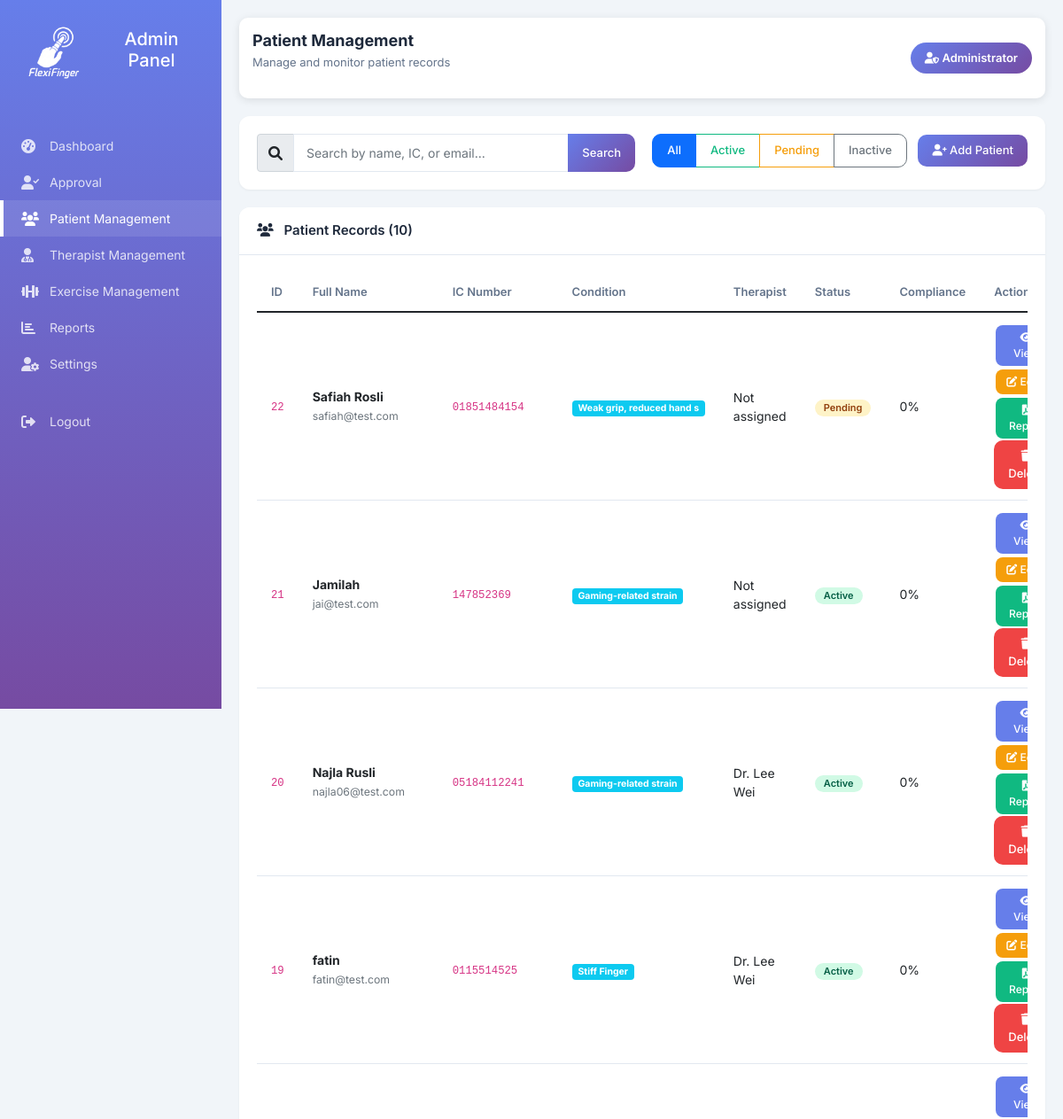
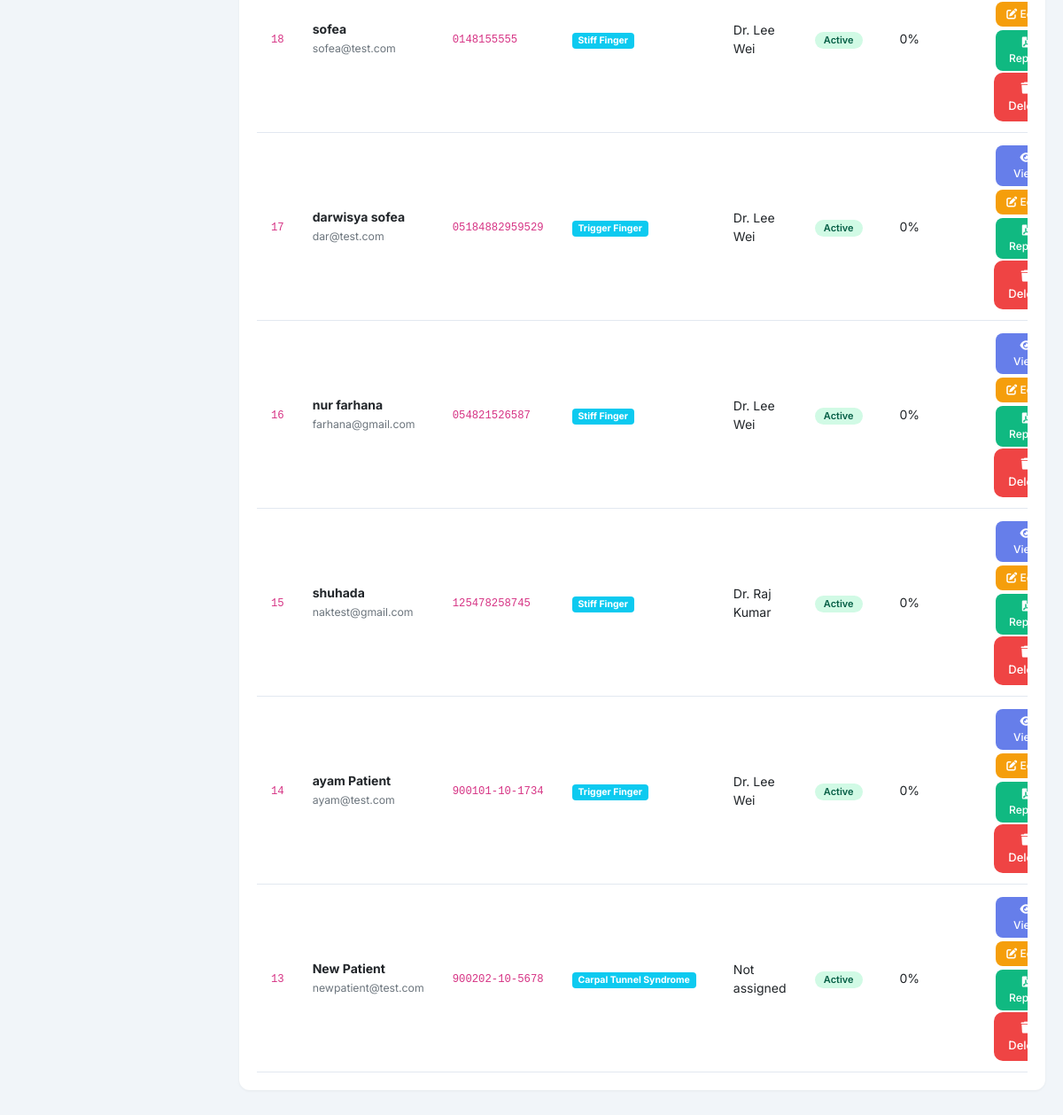
The app's page /admin/patient-management.php (signed in) with its own data (2 pictures, top to bottom).
### tables this page shows
CREATE TABLE `patients` (
  `patient_id` int(11) NOT NULL,
  `patient_ic` varchar(20) NOT NULL,
  `full_name` varchar(255) NOT NULL,
  `email` varchar(255) NOT NULL,
  `phone` varchar(15) DEFAULT NULL,
  `profile_picture` varchar(500) DEFAULT NULL,
  `password_hash` varchar(255) DEFAULT NULL,
  `finger_condition` varchar(255) DEFAULT NULL,
  `therapist_id` int(11) DEFAULT NULL,
  `program_start_date` date DEFAULT NULL,
  `exercise_set_id` int(11) DEFAULT NULL,
  `status` enum('pending','active','inactive') DEFAULT 'pending',
  `pain_score` int(11) DEFAULT 0,
  `compliance_rate` decimal(5,2) DEFAULT 0.00,
  `streak` int(11) DEFAULT 0,
  `last_exercise` datetime DEFAULT NULL,
  `daily_status` enum('Completed today','Pending today','Missed today') DEFAULT 'Pending today',
  `created_at` datetime DEFAULT current_timestamp(),
  `validated_at` datetime DEFAULT NULL,
  `validated_by` int(11) DEFAULT NULL
);

CREATE TABLE `therapists` (
  `therapist_id` int(11) NOT NULL,
  `staff_id` varchar(50) NOT NULL,
  `full_name` varchar(255) NOT NULL,
  `email` varchar(255) NOT NULL,
  `phone` varchar(15) DEFAULT NULL,
  `profile_picture` varchar(500) DEFAULT NULL,
  `whatsapp` varchar(20) DEFAULT NULL,
  `password_hash` varchar(255) DEFAULT NULL,
  `centre_name` varchar(255) NOT NULL,
  `centre_type` enum('hospital','clinic','centre') DEFAULT 'clinic',
  `status` enum('pending','active','inactive') DEFAULT 'pending',
  `patient_count` int(11) DEFAULT 0,
  `created_at` datetime DEFAULT current_timestamp(),
  `validated_at` datetime DEFAULT NULL,
  `validated_by` int(11) DEFAULT NULL
);

### admin/patient-management.php (the view, shortened to what this page needs)
<?php
$conn = getDBConnection();
$patients = $conn->query("
    SELECT
        p.*,
        t.full_name as therapist_name,
        t.staff_id as therapist_staff_id,
        t.centre_name as therapist_centre,
        es.set_name as exercise_set_name,
        sch.start_date as schedule_start,
        sch.end_date as schedule_end,
        sch.frequency,
        (SELECT COUNT(*) FROM daily_exercise_tracking WHERE patient_id = p.patient_id AND status = 'completed') as total_completed_sessions
    FROM patients p
    LEFT JOIN therapists t ON p.therapist_id = t.therapist_id
    LEFT JOIN exercise_schedules sch ON p.patient_id = sch.patient_id AND sch.status = 'active'
    LEFT JOIN exercise_sets es ON sch.exercise_set_id = es.set_id
    ORDER BY p.created_at DESC
")->fetch_all(MYSQLI_ASSOC);
$search = $_GET['search'] ?? '';
$status_filter = $_GET['status'] ?? '';
?>
<!DOCTYPE html>
<html lang="en">
<head>
    <link href="https://cdn.jsdelivr.net/npm/bootstrap@5.1.3/dist/css/bootstrap.min.css" rel="stylesheet">
    <link rel="stylesheet" href="https://cdnjs.cloudflare.com/ajax/libs/font-awesome/6.0.0/css/all.min.css">
    <link rel="stylesheet" href="assets/css/admin.css">
</head>
<body>
    <div class="sidebar">
    <div class="sidebar-header">
        <img src="images/logowhite.png" alt="FlexiFinger Logo" class="sidebar-logo" style="width:80px;height:80px;" onerror="this.src='https://placehold.co/32x32?text=FF'">
        <h5>Admin Panel</h5>
    </div>
        <nav class="nav flex-column mt-4">
            <a href="dashboard.php" class="nav-link"><i class="fas fa-tachometer-alt"></i> Dashboard</a>
            <a href="approval.php" class="nav-link"><i class="fas fa-user-check"></i> Approval</a>
            <a href="patient-management.php" class="nav-link active"><i class="fas fa-users"></i> Patient Management</a>
            <a href="therapist-management.php" class="nav-link"><i class="fas fa-user-md"></i> Therapist Management</a>
            <a href="exercise-management.php" class="nav-link"><i class="fas fa-dumbbell"></i> Exercise Management</a>
            <a href="reporting.php" class="nav-link"><i class="fas fa-chart-bar"></i> Reports</a>
            <a href="profile.php" class="nav-link"><i class="fas fa-user-cog"></i> Settings</a>
            <a href="logout.php" class="nav-link mt-4"><i class="fas fa-sign-out-alt"></i> Logout</a>
        </nav>
    </div>
    <div class="main-content">
        <div class="navbar-top">
            <div class="welcome-text">
                <h4>Patient Management</h4>
                <p>Manage and monitor patient records</p>
            </div>
            <div class="admin-badge"><i class="fas fa-user-shield"></i> Administrator</div>
        </div>
        <div class="card">
            <div class="card-body">
                <div class="row g-3">
                    <div class="col-md-6">
                        <form method="GET" class="d-flex">
                            <div class="input-group">
                                <span class="input-group-text"><i class="fas fa-search"></i></span>
                                <input type="text" class="form-control" name="search" placeholder="Search by name, IC, or email..." value="<?php echo htmlspecialchars($search); ?>">
                                <button class="btn btn-primary" type="submit">Search</button>
                            </div>
                        </form>
                    </div>
                    <div class="col-md-6 text-end">
                        <div class="btn-group me-2">
                            <a href="patient-management.php" class="btn btn-outline-primary <?php echo !$status_filter ? 'active' : ''; ?>">All</a>
                            <a href="patient-management.php?status=active" class="btn btn-outline-success <?php echo $status_filter === 'active' ? 'active' : ''; ?>">Active</a>
                            <a href="patient-management.php?status=pending" class="btn btn-outline-warning <?php echo $status_filter === 'pending' ? 'active' : ''; ?>">Pending</a>
                            <a href="patient-management.php?status=inactive" class="btn btn-outline-secondary <?php echo $status_filter === 'inactive' ? 'active' : ''; ?>">Inactive</a>
                        </div>
                        <button class="btn btn-primary" data-bs-toggle="modal" data-bs-target="#addPatientModal"><i class="fas fa-user-plus"></i> Add Patient</button>
                    </div>
                </div>
            </div>
        </div>
        <div class="card">
            <div class="card-header d-flex justify-content-between align-items-center">
                <span><i class="fas fa-users me-2"></i> Patient Records (<?php echo count($patients); ?>)</span>
            </div>
            <div class="card-body">
                <div class="table-responsive">
                    <table class="table table-hover">
                        <thead>
                            <tr>
                                <th>ID</th>
                                <th>Full Name</th>
                                <th>IC Number</th>
                                <th>Condition</th>
                                <th>Therapist</th>
                                <th>Status</th>
                                <th>Compliance</th>
                                <th>Actions</th>
                            </tr>
                        </thead>
                        <tbody>
                            <?php foreach ($patients as $patient): ?>
                            <tr>
                                <td><code><?php echo htmlspecialchars($patient['patient_id']); ?></code></td>
                                <td>
                                    <strong><?php echo htmlspecialchars($patient['full_name']); ?></strong>
                                    <br><small class="text-muted"><?php echo htmlspecialchars($patient['email']); ?></small>
                                </td>
                                <td><code><?php echo htmlspecialchars($patient['patient_ic']); ?></code></td>
                                <td><span class="badge bg-info"><?php echo htmlspecialchars(substr($patient['finger_condition'] ?? '-', 0, 25)); ?></span></td>
                                <td><?php echo htmlspecialchars($patient['therapist_name'] ?? 'Not assigned'); ?></td>
                                <td><span class="badge badge-<?php echo $patient['status']; ?>"><?php echo ucfirst($patient['status']); ?></span></td>
                                <td><?php echo round($patient['compliance_rate'], 1); ?>%</td>
                                <td>
                                    <button class="btn btn-view btn-sm" onclick="viewPatient(<?php echo htmlspecialchars(json_encode($patient)); ?>)"><i class="fas fa-eye"></i> View</button>
                                    <button class="btn btn-edit btn-sm" onclick="editPatient(<?php echo htmlspecialchars(json_encode($patient)); ?>)"><i class="fas fa-edit"></i> Edit</button>
                                    <button class="btn btn-report btn-sm" onclick="generateReport(<?php echo htmlspecialchars(json_encode($patient)); ?>)"><i class="fas fa-file-pdf"></i> Report</button>
                                    <button class="btn btn-danger btn-sm" onclick="deletePatient(<?php echo $patient['patient_id']; ?>, '<?php echo htmlspecialchars($patient['full_name']); ?>')"><i class="fas fa-trash"></i> Delete</button>
                                </td>
                            </tr>
                            <?php endforeach; ?>
                        </tbody>
                    </table>
                </div>
            </div>
        </div>
    </div>
</body>
</html>

### admin/assets/css/admin.css (style rules this page uses)
:root { --primary-color: #667eea; --secondary-color: #764ba2; --success-color: #10b981; --warning-color: #f59e0b; --danger-color: #ef4444; --dark-color: #1e293b; --light-bg: #f1f5f9; --text-color: #334155; }
* { margin: 0; padding: 0; box-sizing: border-box; }
body { font-family: 'Inter', sans-serif; background-color: #f1f5f9; color: #334155; }
.sidebar { background: linear-gradient(180deg, var(--primary-color) 0%, var(--secondary-color) 100%); color: white; height: 100vh; position: fixed; width: 250px; z-index: 1000; overflow-y: auto; }
.sidebar-header { padding: 20px; display: flex; align-items: center; gap: 12px; }
.sidebar-logo { width: 35px; height: 35px; object-fit: contain; padding: 0 !important; border-radius: 0 !important; margin: 0 !important; }
.nav-link { color: rgba(255,255,255,0.8); padding: 10px 20px; border-left: 4px solid transparent; transition: all 0.3s; display: flex; align-items: center; gap: 12px; text-decoration: none; font-size: 14px; }
.nav-link:hover, .nav-link.active { color: white; background: rgba(255,255,255,0.1); border-left-color: white; }
.nav-link i { width: 20px; font-size: 16px; }
.main-content { margin-left: 250px; padding: 20px; min-height: 100vh; }
.navbar-top { background: white; box-shadow: 0 2px 10px rgba(0,0,0,0.1); padding: 15px; border-radius: 10px; margin-bottom: 20px; display: flex; justify-content: space-between; align-items: center; }
.welcome-text h4 { font-size: 18px; font-weight: 700; color: var(--dark-color); margin: 0; }
.welcome-text p { font-size: 13px; color: #64748b; margin-top: 4px; }
.admin-badge { background: linear-gradient(135deg, var(--primary-color) 0%, var(--secondary-color) 100%); padding: 8px 16px; border-radius: 30px; font-size: 13px; font-weight: 600; color: white; }
.card { background: white; border-radius: 12px; border: none; box-shadow: 0 1px 3px rgba(0,0,0,0.05); margin-bottom: 20px; overflow: hidden; }
.card-header { background: white; border-bottom: 1px solid #e2e8f0; padding: 15px 20px; font-weight: 600; font-size: 15px; color: var(--dark-color); }
.card-body { padding: 20px; }
.table { width: 100%; margin-bottom: 0; }
.table th { font-weight: 600; color: #64748b; border-bottom: 1px solid #e2e8f0; padding: 12px 16px; font-size: 13px; }
.table td { padding: 12px 16px; vertical-align: middle; border-bottom: 1px solid #e2e8f0; font-size: 14px; }
.btn { padding: 8px 16px; border-radius: 10px; font-weight: 500; font-size: 13px; transition: all 0.2s; }
.btn-primary { background: linear-gradient(135deg, var(--primary-color) 0%, var(--secondary-color) 100%); border: none; color: white; }
.btn-outline-primary { border: 1px solid var(--primary-color); color: var(--primary-color); background: transparent; }
.btn-outline-warning { border: 1px solid var(--warning-color); color: var(--warning-color); background: transparent; }
.btn-outline-success { border: 1px solid var(--success-color); color: var(--success-color); background: transparent; }
.btn-danger { background: var(--danger-color); border: none; color: white; }
.btn-view { background: var(--primary-color); color: white; border: none; padding: 5px 12px; border-radius: 8px; font-size: 12px; }
.btn-edit { background: var(--warning-color); color: white; border: none; padding: 5px 12px; border-radius: 8px; font-size: 12px; }
.btn-report { background: var(--success-color); color: white; border: none; padding: 5px 12px; border-radius: 8px; font-size: 12px; }
.badge-pending { background: #fef3c7; color: #92400e; padding: 4px 10px; border-radius: 20px; font-size: 11px; font-weight: 600; }
.badge-active { background: #d1fae5; color: #065f46; padding: 4px 10px; border-radius: 20px; font-size: 11px; font-weight: 600; }
.form-control, .form-select { border: 1px solid #e2e8f0; border-radius: 10px; padding: 10px 14px; font-size: 14px; transition: all 0.2s; }

### admin/patient-management.php (style rules this page uses)
.sidebar-header { text-align: center; }
.sidebar-logo { width: 50px; height: 50px; object-fit: contain; margin-bottom: 12px; border-radius: 12px; padding: 5px; }
.btn-report { background: #10b981; color: white; border: none; padding: 5px 12px; border-radius: 8px; margin: 2px; }
.btn-view { background: #667eea; color: white; border: none; padding: 5px 12px; border-radius: 8px; margin: 2px; }
.btn-edit { background: #f59e0b; color: white; border: none; padding: 5px 12px; border-radius: 8px; margin: 2px; }

### records on screen
patients: patient_id "22", full_name "Safiah Rosli", email "safiah@test.com", patient_ic "01851484154", finger_condition "Weak grip, reduced hand s", therapist_name "Not assigned", status "Pending", compliance_rate "0"
patients: patient_id "21", full_name "Jamilah", email "jai@test.com", patient_ic "147852369", finger_condition "Gaming-related strain", therapist_name "Not assigned", status "Active", compliance_rate "0"
patients: patient_id "20", full_name "Najla Rusli", email "najla06@test.com", patient_ic "05184112241", finger_condition "Gaming-related strain", therapist.full_name "Dr. Lee Wei", status "Active", compliance_rate "0"
patients: patient_id "19", full_name "fatin", email "fatin@test.com", patient_ic "0115514525", finger_condition "Stiff Finger", therapist.full_name "Dr. Lee Wei", status "Active", compliance_rate "0"
patients: patient_id "18", full_name "sofea", email "sofea@test.com", patient_ic "0148155555", finger_condition "Stiff Finger", therapist.full_name "Dr. Lee Wei", status "Active", compliance_rate "0"
patients: patient_id "17", full_name "darwisya sofea", email "dar@test.com", patient_ic "05184882959529", finger_condition "Trigger Finger", therapist.full_name "Dr. Lee Wei", status "Active", compliance_rate "0"
patients: patient_id "16", full_name "nur farhana", email "farhana@gmail.com", patient_ic "054821526587", finger_condition "Stiff Finger", therapist.full_name "Dr. Lee Wei", status "Active", compliance_rate "0"
patients: patient_id "15", full_name "shuhada", email "naktest@gmail.com", patient_ic "125478258745", finger_condition "Stiff Finger", therapist.full_name "Dr. Raj Kumar", status "Active", compliance_rate "0"
patients: patient_id "14", full_name "ayam Patient", email "ayam@test.com", patient_ic "900101-10-1734", finger_condition "Trigger Finger", therapist.full_name "Dr. Lee Wei", status "Active", compliance_rate "0"
patients: patient_id "13", full_name "New Patient", email "newpatient@test.com", patient_ic "900202-10-5678", finger_condition "Carpal Tunnel Syndrome", therapist_name "Not assigned", status "Active", compliance_rate "0"

### other values on screen
count($patients) "10"
